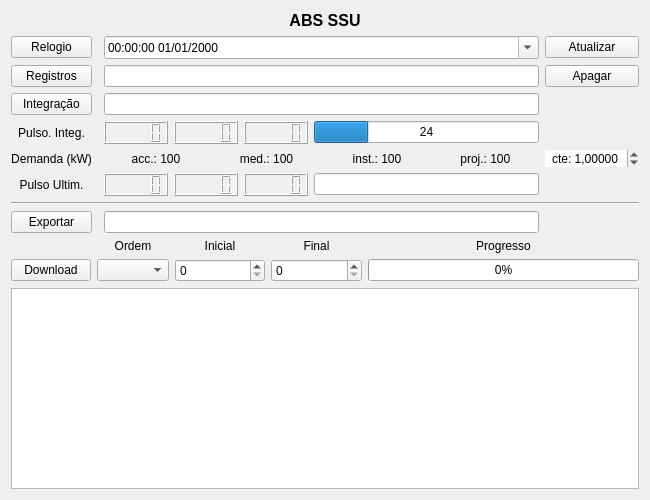
<?xml version="1.0" encoding="UTF-8"?>
<ui version="4.0">
 <class>AbsEquipment</class>
 <widget class="QWidget" name="AbsEquipment">
  <property name="geometry">
   <rect>
    <x>0</x>
    <y>0</y>
    <width>650</width>
    <height>500</height>
   </rect>
  </property>
  <property name="windowTitle">
   <string>ABS Euipment</string>
  </property>
  <layout class="QGridLayout" name="gridLayout_3">
   <item row="4" column="0">
    <layout class="QVBoxLayout" name="verticalLayout">
     <property name="spacing">
      <number>0</number>
     </property>
     <property name="sizeConstraint">
      <enum>QLayout::SetDefaultConstraint</enum>
     </property>
     <property name="leftMargin">
      <number>0</number>
     </property>
     <item>
      <widget class="QTableView" name="demandTableView">
       <property name="sizePolicy">
        <sizepolicy hsizetype="Expanding" vsizetype="Expanding">
         <horstretch>0</horstretch>
         <verstretch>0</verstretch>
        </sizepolicy>
       </property>
      </widget>
     </item>
    </layout>
   </item>
   <item row="0" column="0">
    <widget class="QLabel" name="label">
     <property name="font">
      <font>
       <pointsize>12</pointsize>
       <bold>true</bold>
      </font>
     </property>
     <property name="text">
      <string>ABS SSU</string>
     </property>
     <property name="alignment">
      <set>Qt::AlignCenter</set>
     </property>
    </widget>
   </item>
   <item row="3" column="0">
    <layout class="QGridLayout" name="gridLayout">
     <item row="2" column="4">
      <widget class="QProgressBar" name="progressBar">
       <property name="sizePolicy">
        <sizepolicy hsizetype="Expanding" vsizetype="Fixed">
         <horstretch>3</horstretch>
         <verstretch>0</verstretch>
        </sizepolicy>
       </property>
       <property name="value">
        <number>0</number>
       </property>
      </widget>
     </item>
     <item row="0" column="4">
      <widget class="QLabel" name="label_4">
       <property name="text">
        <string>Progresso</string>
       </property>
       <property name="alignment">
        <set>Qt::AlignCenter</set>
       </property>
      </widget>
     </item>
     <item row="0" column="2">
      <widget class="QLabel" name="label_3">
       <property name="text">
        <string>Inicial</string>
       </property>
       <property name="alignment">
        <set>Qt::AlignCenter</set>
       </property>
      </widget>
     </item>
     <item row="2" column="1">
      <widget class="QComboBox" name="orderComboBox"/>
     </item>
     <item row="2" column="2">
      <widget class="QSpinBox" name="initialSpinBox">
       <property name="enabled">
        <bool>true</bool>
       </property>
       <property name="sizePolicy">
        <sizepolicy hsizetype="Minimum" vsizetype="Fixed">
         <horstretch>1</horstretch>
         <verstretch>0</verstretch>
        </sizepolicy>
       </property>
       <property name="maximum">
        <number>65535</number>
       </property>
      </widget>
     </item>
     <item row="0" column="1">
      <widget class="QLabel" name="label_2">
       <property name="text">
        <string>Ordem</string>
       </property>
       <property name="alignment">
        <set>Qt::AlignCenter</set>
       </property>
      </widget>
     </item>
     <item row="0" column="3">
      <widget class="QLabel" name="label_5">
       <property name="text">
        <string>Final</string>
       </property>
       <property name="alignment">
        <set>Qt::AlignCenter</set>
       </property>
      </widget>
     </item>
     <item row="2" column="0">
      <widget class="QPushButton" name="downloadButton">
       <property name="text">
        <string>Download</string>
       </property>
       <property name="checkable">
        <bool>false</bool>
       </property>
       <property name="checked">
        <bool>false</bool>
       </property>
      </widget>
     </item>
     <item row="2" column="3">
      <widget class="QSpinBox" name="finalSspinBox">
       <property name="sizePolicy">
        <sizepolicy hsizetype="Minimum" vsizetype="Fixed">
         <horstretch>1</horstretch>
         <verstretch>0</verstretch>
        </sizepolicy>
       </property>
       <property name="maximum">
        <number>65535</number>
       </property>
      </widget>
     </item>
    </layout>
   </item>
   <item row="1" column="0">
    <layout class="QGridLayout" name="gridLayout_2">
     <item row="5" column="2">
      <layout class="QHBoxLayout" name="horizontalLayout_2">
       <item>
        <widget class="QLCDNumber" name="activeLcdNumber"/>
       </item>
       <item>
        <widget class="QLCDNumber" name="reactiveLcdNumber">
         <property name="font">
          <font>
           <bold>false</bold>
          </font>
         </property>
        </widget>
       </item>
       <item>
        <widget class="QLCDNumber" name="fpLcdNumber"/>
       </item>
       <item>
        <widget class="QProgressBar" name="demandProgress">
         <property name="value">
          <number>24</number>
         </property>
         <property name="format">
          <string>%v</string>
         </property>
        </widget>
       </item>
      </layout>
     </item>
     <item row="7" column="0">
      <widget class="QLabel" name="label_7">
       <property name="text">
        <string>Pulso Ultim.</string>
       </property>
       <property name="alignment">
        <set>Qt::AlignCenter</set>
       </property>
      </widget>
     </item>
     <item row="4" column="2">
      <widget class="QLineEdit" name="historicLineEdit">
       <property name="sizePolicy">
        <sizepolicy hsizetype="Expanding" vsizetype="Fixed">
         <horstretch>1</horstretch>
         <verstretch>0</verstretch>
        </sizepolicy>
       </property>
      </widget>
     </item>
     <item row="8" column="0" colspan="4">
      <widget class="Line" name="line">
       <property name="orientation">
        <enum>Qt::Horizontal</enum>
       </property>
      </widget>
     </item>
     <item row="9" column="2">
      <widget class="QLineEdit" name="fileLineEdit"/>
     </item>
     <item row="4" column="0">
      <widget class="QPushButton" name="actutalPushButton">
       <property name="text">
        <string>Integração</string>
       </property>
      </widget>
     </item>
     <item row="2" column="3">
      <widget class="QPushButton" name="updateClockButton">
       <property name="text">
        <string>Atualizar</string>
       </property>
      </widget>
     </item>
     <item row="3" column="2">
      <widget class="QLineEdit" name="lineEdit"/>
     </item>
     <item row="6" column="0">
      <widget class="QLabel" name="label_8">
       <property name="text">
        <string>Demanda (kW)</string>
       </property>
       <property name="alignment">
        <set>Qt::AlignCenter</set>
       </property>
      </widget>
     </item>
     <item row="9" column="0">
      <widget class="QPushButton" name="exportButton">
       <property name="text">
        <string>Exportar</string>
       </property>
      </widget>
     </item>
     <item row="6" column="2">
      <layout class="QHBoxLayout" name="horizontalLayout">
       <item>
        <widget class="QLabel" name="label_12">
         <property name="text">
          <string>acc.: 100</string>
         </property>
         <property name="alignment">
          <set>Qt::AlignCenter</set>
         </property>
        </widget>
       </item>
       <item>
        <widget class="QLabel" name="label_9">
         <property name="text">
          <string>med.: 100</string>
         </property>
         <property name="alignment">
          <set>Qt::AlignCenter</set>
         </property>
        </widget>
       </item>
       <item>
        <widget class="QLabel" name="label_10">
         <property name="text">
          <string>inst.: 100</string>
         </property>
         <property name="alignment">
          <set>Qt::AlignCenter</set>
         </property>
        </widget>
       </item>
       <item>
        <widget class="QLabel" name="label_11">
         <property name="text">
          <string>proj.: 100 </string>
         </property>
         <property name="alignment">
          <set>Qt::AlignCenter</set>
         </property>
         <property name="margin">
          <number>0</number>
         </property>
        </widget>
       </item>
      </layout>
     </item>
     <item row="2" column="2">
      <widget class="QDateTimeEdit" name="clockDateTimeEdit">
       <property name="currentSection">
        <enum>QDateTimeEdit::HourSection</enum>
       </property>
       <property name="displayFormat">
        <string notr="true">HH:mm:ss dd/MM/yyyy</string>
       </property>
       <property name="calendarPopup">
        <bool>true</bool>
       </property>
      </widget>
     </item>
     <item row="3" column="3">
      <widget class="QPushButton" name="ereasePushButton">
       <property name="text">
        <string>Apagar</string>
       </property>
      </widget>
     </item>
     <item row="2" column="0">
      <widget class="QPushButton" name="clockPushButton">
       <property name="text">
        <string>Relogio</string>
       </property>
      </widget>
     </item>
     <item row="3" column="0">
      <widget class="QPushButton" name="historicPushButton">
       <property name="text">
        <string>Registros</string>
       </property>
      </widget>
     </item>
     <item row="5" column="0">
      <widget class="QLabel" name="label_6">
       <property name="text">
        <string>Pulso. Integ.</string>
       </property>
       <property name="alignment">
        <set>Qt::AlignCenter</set>
       </property>
      </widget>
     </item>
     <item row="6" column="3">
      <widget class="QDoubleSpinBox" name="doubleSpinBox">
       <property name="locale">
        <locale language="Portuguese" country="Brazil"/>
       </property>
       <property name="frame">
        <bool>false</bool>
       </property>
       <property name="alignment">
        <set>Qt::AlignCenter</set>
       </property>
       <property name="prefix">
        <string>cte: </string>
       </property>
       <property name="suffix">
        <string notr="true"/>
       </property>
       <property name="decimals">
        <number>5</number>
       </property>
       <property name="singleStep">
        <double>0.010000000000000</double>
       </property>
       <property name="stepType">
        <enum>QAbstractSpinBox::AdaptiveDecimalStepType</enum>
       </property>
       <property name="value">
        <double>1.000000000000000</double>
       </property>
      </widget>
     </item>
     <item row="7" column="2">
      <layout class="QHBoxLayout" name="horizontalLayout_4">
       <item>
        <widget class="QLCDNumber" name="lastActiveLcdNumber"/>
       </item>
       <item>
        <widget class="QLCDNumber" name="lastReactiveLcdNumber"/>
       </item>
       <item>
        <widget class="QLCDNumber" name="lastFpLcdNumber"/>
       </item>
       <item>
        <widget class="QLineEdit" name="lastDemandLineEdit"/>
       </item>
      </layout>
     </item>
    </layout>
   </item>
  </layout>
 </widget>
 <resources/>
 <connections/>
</ui>
